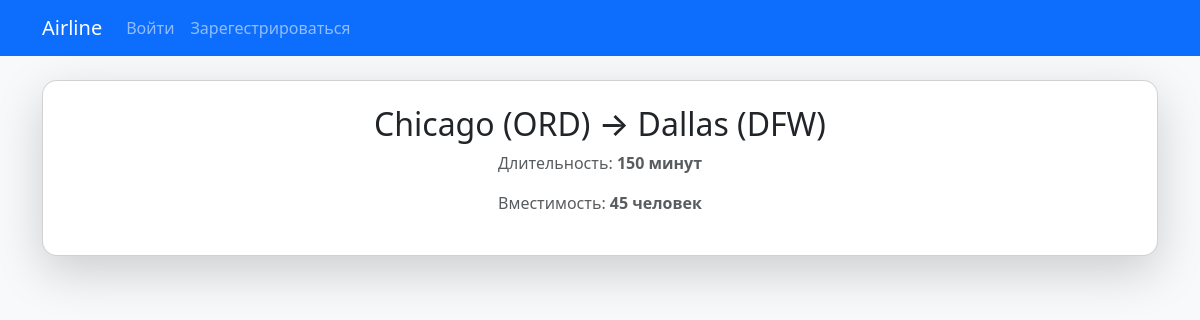
The page /flights/5/ on the database as committed earlier.
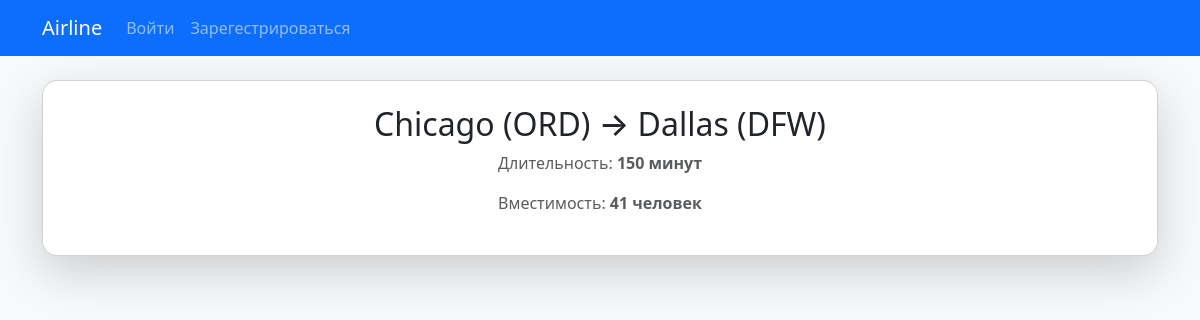
The same page on the database as committed later.
### flights/models.py (models this page shows, shortened)
class Flight(models.Model):
    origin = models.ForeignKey(Airport, on_delete=models.CASCADE, related_name="departures")
    destination = models.ForeignKey(Airport, on_delete=models.CASCADE, related_name="arrivals")
    duration = models.IntegerField()
    capacity = models.IntegerField(default = 50) # type: ignore

class Airport(models.Model):
    code = models.CharField(max_length=3, unique=True)
    city = models.CharField(max_length=64)
    def __str__(self):
        return f"{self.city} ({self.code})"

### flights/views.py (the view)
# urls.py: path("flights/<int:flight_id>/", views.flight_detail, name="flight_detail"),
def flight_detail(request, flight_id):
    flight = get_object_or_404(Flight, pk=flight_id)
    return render(request, "flights/flight_detail.html", {"flight": flight})

### flights/templates/flights/flight_detail.html (shortened to what this page needs)
{% extends 'flights/base.html' %}
{% block content %}
<div class="card shadow-lg p-4">
    <h2 class="text-center">{{ flight.origin }} → {{ flight.destination }}</h2>
    <p class="text-muted text-center">Длительность: <strong>{{ flight.duration }} минут</strong></p>
    <p class="text-muted text-center">Вместимость: <strong id="cap">{{ flight.capacity }} человек</strong></p>
</div>
{% endblock %}

### flights/templates/flights/base.html (shortened to what this page needs)
{% load static %}
<!DOCTYPE html>
<html lang="ru">
<head>
    <link href="https://cdn.jsdelivr.net/npm/bootstrap@5.3.0/dist/css/bootstrap.min.css" rel="stylesheet">
    <link rel="stylesheet" href="{% static 'flights/css/style.css' %}">
</head>
<body>
    {% include 'flights/navbar.html' %}
    <div class="container mt-4">
        {% block content %}{% endblock %}
    </div>
</body>
</html>

### flights/templates/flights/navbar.html (shortened to what this page needs)
<nav class="navbar navbar-expand-lg navbar-dark bg-primary">
    <div class="container">
        <a class="navbar-brand" href="/">Airline</a>
        <div class="collapse navbar-collapse" id="navbarNav">
            <ul class="navbar-nav">
                {% if not user.is_authenticated %}
                <li class="nav-item"><a class="nav-link" href="/login">Войти</a></li>
                <li class="nav-item"><a class="nav-link" href="/register">Зарегестрироваться</a></li>
                {% else %}
                <li class="nav-item"><a class="nav-link" href="/profile">Профиль</a></li>
                <li class="nav-item"><a class="nav-link" href="/logout">Выйти</a></li>
                {% endif %}
            </ul>
        </div>
    </div>
</nav>

### flights/static/flights/css/style.css (style rules this page uses)
body { background-color: #f8f9fa; }
.card { border-radius: 15px; }

Rows that differ between the two databases and show on the page:
changed Flight "Chicago (ORD)": capacity "45" → "41"
